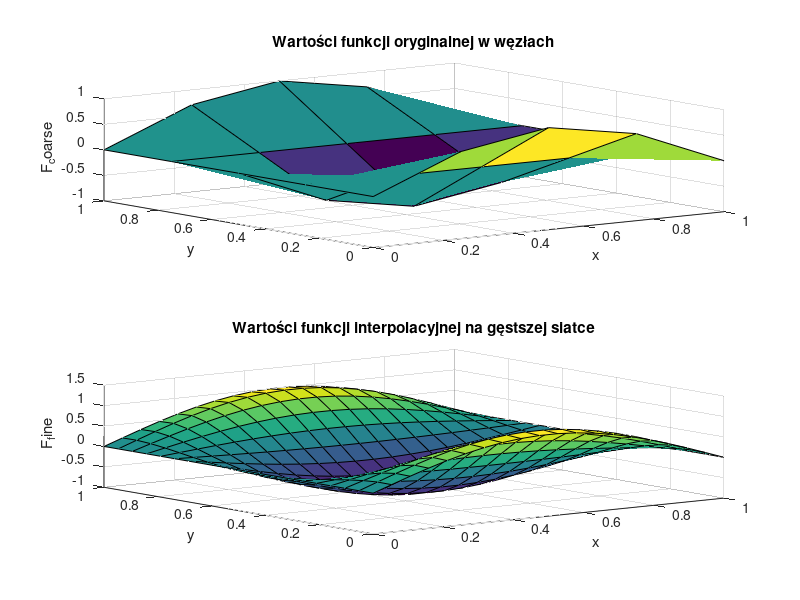

This chart was generated by the following MATLAB code:
function [M, N, P, R, x_coarse, y_coarse, F_coarse, x_fine, y_fine, F_fine] = zadanie4()
    
    P = 20;  % liczba unikalnych współrzędnych x punktów dla interpolacji (siatka gęsta)
    R = 20;  % liczba unikalnych współrzędnych y punktów dla interpolacji (siatka gęsta)
    
    M = 5;  % liczba węzłów interpolacji wzdłuż osi X 
    N = 5;  % liczba węzłów interpolacji wzdłuż osi Y 
    
    
    x_coarse = linspace(0, 1, M);
    y_coarse = linspace(0, 1, N);
    [X_coarse, Y_coarse] = meshgrid(x_coarse, y_coarse);
    
    
    F_coarse = sin(pi * X_coarse) .* cos(2 * pi * Y_coarse);
    
    
    MN = M * N;
    xvec_coarse = reshape(X_coarse, MN, 1);
    yvec_coarse = reshape(Y_coarse, MN, 1);
    fvec_coarse = reshape(F_coarse, MN, 1);
    
    
    V = zeros(M*N, M * N);
    idx = 1;
    for i = 0:(M - 1)
        for j = 0:(N - 1)
            V(:, idx) = (xvec_coarse .^ i) .* (yvec_coarse .^ j);
            idx = idx + 1;
        end
    end
    
    
    coeffs = V \ fvec_coarse;
    
    
    x_fine = linspace(0, 1, P);
    y_fine = linspace(0, 1, R);
    [X_fine, Y_fine] = meshgrid(x_fine, y_fine);
    
    
    F_fine = zeros(size(X_fine));
    idx = 1;
    for i = 0:(M - 1)
        for j = 0:(N - 1)
            
            F_fine = F_fine + coeffs(idx) * (X_fine .^ i) .* (Y_fine .^ j);
            idx = idx + 1;
        end
    end
    
    
    figure;
    
    subplot(2,1,1);
    surf(X_coarse, Y_coarse, F_coarse);
    title('Wartości funkcji oryginalnej w węzłach');
    xlabel('x');
    ylabel('y');
    zlabel('F_coarse');
   
    subplot(2,1,2);
    surf(X_fine, Y_fine, F_fine);
    title('Wartości funkcji interpolacyjnej na gęstszej siatce');
    xlabel('x');
    ylabel('y');
    zlabel('F_fine');
    
    
    saveas(gcf, 'zadanie4.png');
end
